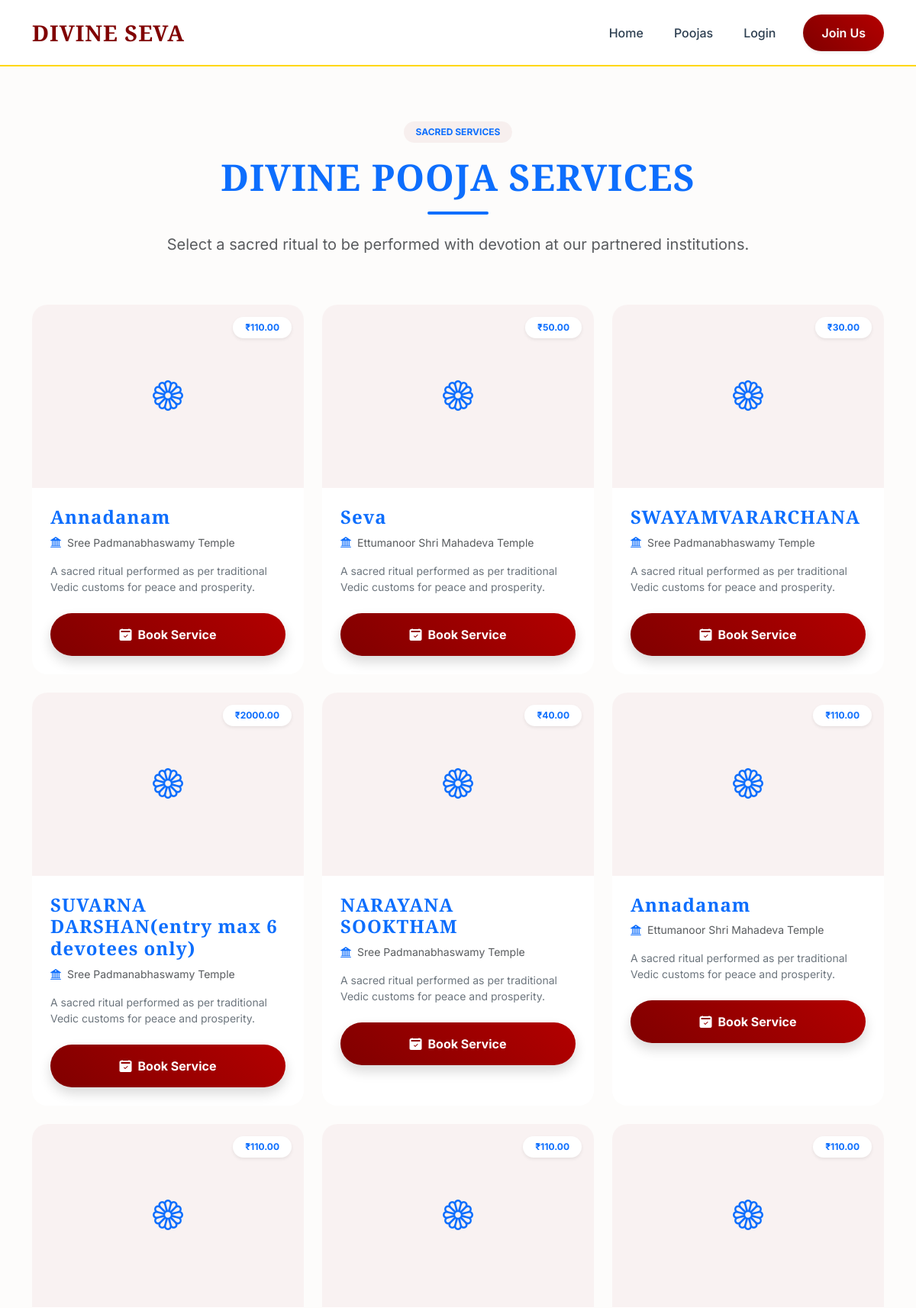
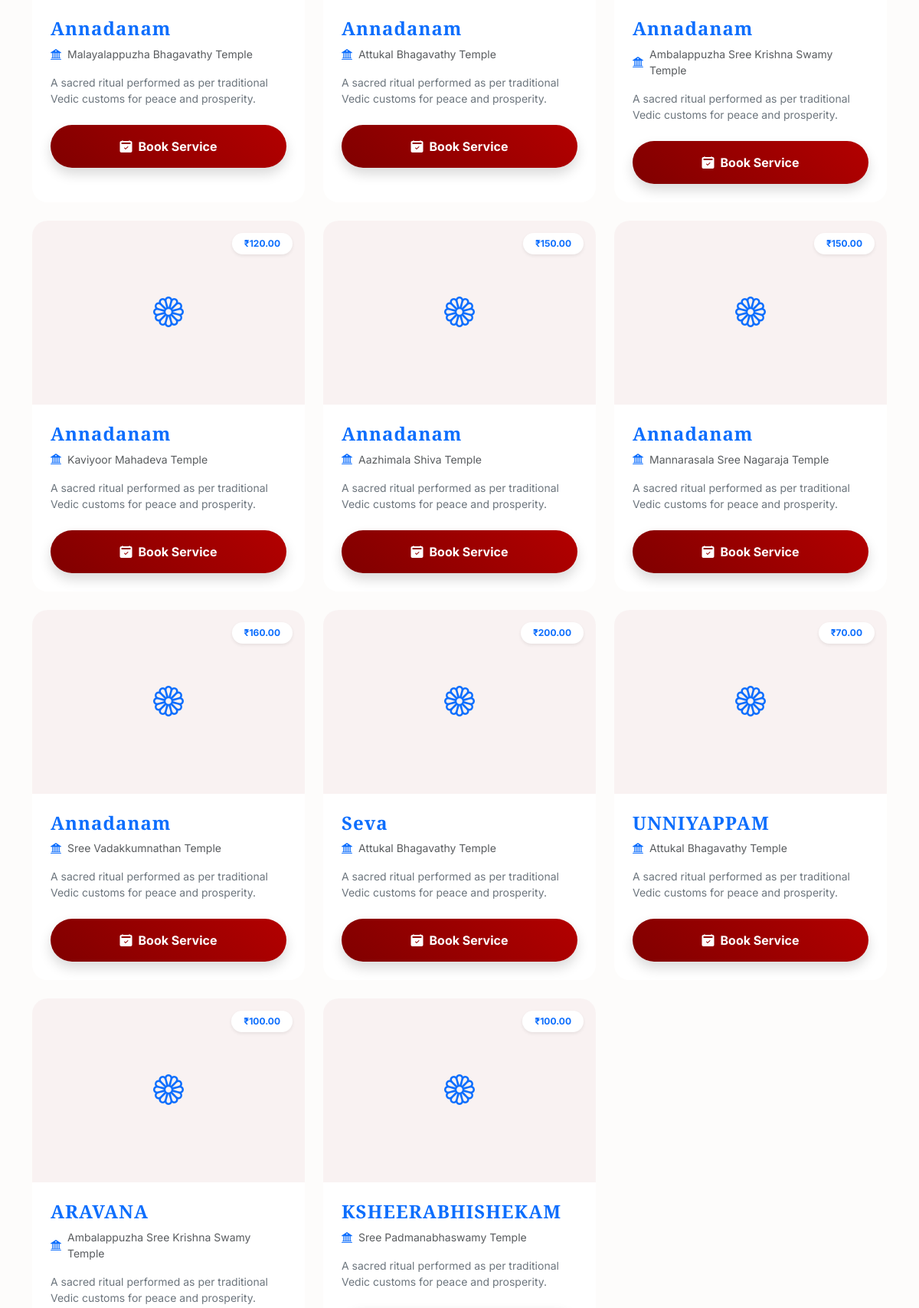
The page /pooja/ (upper part) on the database its author committed (2 pictures, top to bottom).
### main/models.py (models this page shows, shortened)
class Pooja(models.Model):
    temple = models.ForeignKey(Temple, on_delete=models.CASCADE)
    pooja_name = models.CharField(max_length=200)
    description = models.TextField(blank=True, null=True)
    price = models.DecimalField(max_digits=10, decimal_places=2)
    image = models.ImageField(upload_to='poojas/', blank=True, null=True)
    active = models.BooleanField(default=True)

class Temple(models.Model):
    name = models.CharField(max_length=200)
    location = models.CharField(max_length=200)
    description = models.TextField(blank=True, null=True)
    image = models.ImageField(upload_to='temples/', blank=True, null=True)
    contact_number = models.CharField(max_length=15, blank=True, null=True)
    email = models.EmailField(blank=True, null=True)
    admin_user = models.ForeignKey(User, on_delete=models.SET_NULL, null=True, blank=True, related_name='managed_temples')

### main/views.py (the view)
# urls.py: path('pooja/', views.pooja_list, name='pooja'),
def pooja_list(request):
    poojas = Pooja.objects.filter(active=True)
    return render(request, "pooja.html", {"poojas": poojas})

### main/templates/pooja.html (shortened to what this page needs)
{% extends 'base.html' %}
{% load static %}
{% block content %}
<div class="container py-5 mt-4">
    <div class="row mb-5 text-center animate-slide-up">
        <div class="col-12">
            <span class="badge bg-primary-subtle text-primary px-3 py-2 rounded-pill mb-3">SACRED SERVICES</span>
            <h2 class="display-5 fw-bold text-primary mb-3">DIVINE POOJA SERVICES</h2>
            <div class="mx-auto bg-primary rounded-pill mb-4" style="width: 80px; height: 4px;"></div>
            <p class="text-muted fs-5">Select a sacred ritual to be performed with devotion at our partnered institutions.</p>
        </div>
    </div>
    <div class="row g-4">
        {% for pooja in poojas %}
            <div class="col-md-6 col-lg-4 animate-slide-up" style="animation-delay: 0.2s;">
                <div class="card h-100 shadow-hover border-0 bg-white overflow-hidden transform-hover">
                    <div class="position-relative overflow-hidden" style="height: 240px;">
                        {% if pooja.image %}
                            <img src="{{ pooja.image.url }}" class="card-img-top h-100 transition-all" alt="{{ pooja.pooja_name }}" style="object-fit: cover;">
                        {% else %}
                            <div class="bg-primary-subtle h-100 d-flex align-items-center justify-content-center text-primary">
                                <i class="bi bi-flower1 fs-1"></i>
                            </div>
                        {% endif %}
                        <div class="position-absolute top-0 end-0 p-3">
                            <span class="badge bg-white shadow-sm text-primary fw-bold rounded-pill px-3 py-2">₹{{ pooja.price }}</span>
                        </div>
                    </div>
                    <div class="card-body p-4">
                        <h4 class="card-title fw-bold text-primary mb-2 h4">{{ pooja.pooja_name }}</h4>
                        <div class="d-flex align-items-center mb-3 text-muted small">
                            <i class="bi bi-bank2 text-primary me-2"></i> {{ pooja.temple.name }}
                        </div>
                        <p class="card-text text-secondary line-clamp-2 small mb-4">{{ pooja.description|default:"A sacred ritual performed as per traditional Vedic customs for peace and prosperity." }}</p>
                        <div class="d-grid">
                            <a href="/book/{{ pooja.id }}" class="btn btn-primary py-3 rounded-pill shadow hover-lift fw-bold">
                                <i class="bi bi-calendar2-check-fill me-2"></i>Book Service
                            </a>
                        </div>
                    </div>
                </div>
            </div>
        {% endfor %}
    </div>
</div>
{% endblock %}

### main/static/css/style.css (style rules this page uses)
:root { --primary-color: #800000; --accent-color: #FFD700; --secondary-color: #2c3e50; --light-color: #f8f9fa; --dark-color: #1a1a1a; --glass-bg: rgba(255, 255, 255, 0.9); --transition-speed: 0.4s; --premium-shadow: 0 10px 30px rgba(0,0,0,0.1); --accent-gradient: linear-gradient(45deg, #800000, #b30000); --gold-gradient: linear-gradient(45deg, #FFD700, #fcc201); }
body { font-family: 'Inter', sans-serif; background-color: #fdfcfb; color: var(--dark-color); overflow-x: hidden; }
h1, h2, h3, h4, h5, .navbar-brand { font-family: 'Cinzel', serif; letter-spacing: 1px; }
.animate-fade-in { animation: fadeIn 0.8s ease-out forwards; }
.animate-slide-up { animation: fadeInUp 0.8s ease-out forwards; }
.btn-primary { background: var(--accent-gradient); border: none; padding: 12px 30px; font-weight: 600; border-radius: 50px; transition: all 0.3s cubic-bezier(0.175, 0.885, 0.32, 1.275); }
.hover-lift { transition: transform 0.3s ease, box-shadow 0.3s ease; }
.card { border-radius: 20px; transition: all 0.4s cubic-bezier(0.165, 0.84, 0.44, 1); }
.bg-primary-subtle { background-color: rgba(128, 0, 0, 0.05) !important; }
.line-clamp-2 { display: -webkit-box; -webkit-line-clamp: 2; -webkit-box-orient: vertical; line-clamp: 2; overflow: hidden; }

### rows shown on the page
Pooja: price "110.00", pooja_name "Annadanam", temple.name "Sree Padmanabhaswamy Temple", description "A sacred ritual performed as per traditional Vedic customs for peace and prosperity."
Pooja: price "50.00", pooja_name "Seva", temple.name "Ettumanoor Shri Mahadeva Temple", description "A sacred ritual performed as per traditional Vedic customs for peace and prosperity."
Pooja: price "30.00", pooja_name "SWAYAMVARARCHANA", temple.name "Sree Padmanabhaswamy Temple", description "A sacred ritual performed as per traditional Vedic customs for peace and prosperity."
Pooja: price "2000.00", pooja_name "SUVARNA DARSHAN(entry max 6 devotees only)", temple.name "Sree Padmanabhaswamy Temple", description "A sacred ritual performed as per traditional Vedic customs for peace and prosperity."
Pooja: price "40.00", pooja_name "NARAYANA SOOKTHAM", temple.name "Sree Padmanabhaswamy Temple", description "A sacred ritual performed as per traditional Vedic customs for peace and prosperity."
Pooja: price "110.00", pooja_name "Annadanam", temple.name "Ettumanoor Shri Mahadeva Temple", description "A sacred ritual performed as per traditional Vedic customs for peace and prosperity."
Pooja: price "110.00", pooja_name "Annadanam", temple.name "Malayalappuzha Bhagavathy Temple", description "A sacred ritual performed as per traditional Vedic customs for peace and prosperity."
Pooja: price "110.00", pooja_name "Annadanam", temple.name "Attukal Bhagavathy Temple", description "A sacred ritual performed as per traditional Vedic customs for peace and prosperity."
Pooja: price "110.00", pooja_name "Annadanam", temple.name "Ambalappuzha Sree Krishna Swamy Temple", description "A sacred ritual performed as per traditional Vedic customs for peace and prosperity."
Pooja: price "120.00", pooja_name "Annadanam", temple.name "Kaviyoor Mahadeva Temple", description "A sacred ritual performed as per traditional Vedic customs for peace and prosperity."
Pooja: price "150.00", pooja_name "Annadanam", temple.name "Aazhimala Shiva Temple", description "A sacred ritual performed as per traditional Vedic customs for peace and prosperity."
Pooja: price "150.00", pooja_name "Annadanam", temple.name "Mannarasala Sree Nagaraja Temple", description "A sacred ritual performed as per traditional Vedic customs for peace and prosperity."
Pooja: price "160.00", pooja_name "Annadanam", temple.name "Sree Vadakkumnathan Temple", description "A sacred ritual performed as per traditional Vedic customs for peace and prosperity."
Pooja: price "200.00", pooja_name "Seva", temple.name "Attukal Bhagavathy Temple", description "A sacred ritual performed as per traditional Vedic customs for peace and prosperity."
Pooja: price "70.00", pooja_name "UNNIYAPPAM", temple.name "Attukal Bhagavathy Temple", description "A sacred ritual performed as per traditional Vedic customs for peace and prosperity."
Pooja: price "100.00", pooja_name "ARAVANA", temple.name "Ambalappuzha Sree Krishna Swamy Temple", description "A sacred ritual performed as per traditional Vedic customs for peace and prosperity."
Pooja: price "100.00", pooja_name "KSHEERABHISHEKAM", temple.name "Sree Padmanabhaswamy Temple", description "A sacred ritual performed as per traditional Vedic customs for peace and prosperity."
